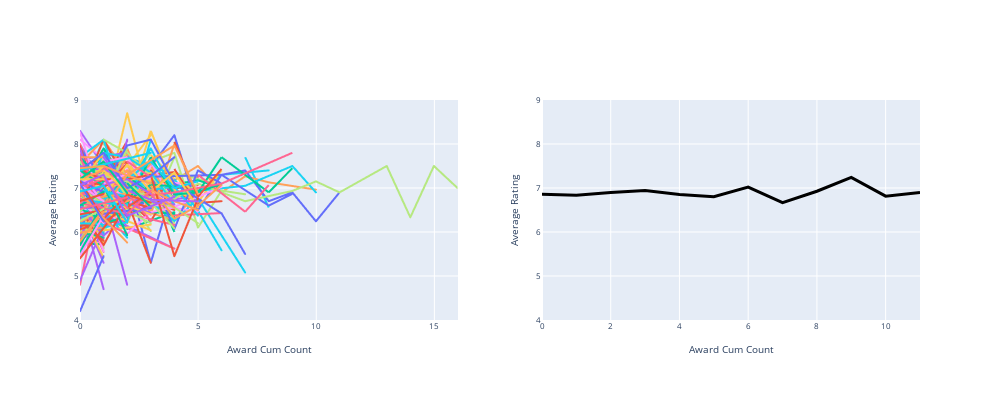

Notebook code for this chart:
### Code cell
actor_award_movie_df = characters[['actor_name', 'award_cumcount', 'freebase_movie_id']]
actor_award_movie_df.rename(columns={'award_cumcount': 'actor_award_cumcount'}, inplace=True)

# Merge the two DataFrames on the respective columns
merged_df = actor_award_movie_df.merge(award_df, left_on="freebase_movie_id", right_on="freebase_id", how="left")
merged_df = merged_df.drop("freebase_id", axis=1)

# Group the DataFrame by "name" and "award_cumcount" and calculate any aggregate statistics you need
grouped_df = merged_df.groupby(['actor_name', 'actor_award_cumcount']).agg({'averageRating': 'mean'}).reset_index()

# Filter rows based on the specified conditions
grouped_df = grouped_df.groupby('actor_name').filter(lambda group: len(group) > 1 or group['actor_award_cumcount'].max() != 0)

# Filter out actor_award_cumcount values with less than 2 averageRating values
filtered_groups = grouped_df.groupby("actor_award_cumcount").filter(lambda x: len(x) >= 2)

# Calculate the mean of averageRating for each actor_award_cumcount in the filtered groups
trendline_df = filtered_groups.groupby("actor_award_cumcount")["averageRating"].mean().reset_index()

# Assuming you have filtered_df as the filtered DataFrame
fig1 = px.line(
    grouped_df,
    x="actor_award_cumcount",
    y="averageRating",
    line_group="actor_name",  # Group lines by actor_name
    color="actor_name",  # Assign colors based on actor_name
    title="Average Ratings vs. Award Cum Count",
    hover_data={"actor_name": True, "actor_award_cumcount": False, "averageRating": False}
)

# Create subplots with one row and two columns
fig = make_subplots(rows=1, cols=2, shared_yaxes=False)

# Add the original plot to the first column of the subplot
for trace in fig1.data:
    trace.update(showlegend=False)  # Remove legend for each trace
    fig.add_trace(trace, row=1, col=1)

# Add the trendline to the second column of the subplot as before
fig.add_trace(
    go.Scatter(
        x=trendline_df["actor_award_cumcount"],
        y=trendline_df["averageRating"],
        mode="lines",
        line=dict(color="black", width=3),
        showlegend=False
    ),
    row=1, col=2  # Specify the subplot location
)

# Customize the layout of the first plot (fig1)
fig1.update_layout(
    xaxis_title="Award Cum Count",
    yaxis_title="Average Rating",
    xaxis=dict(title_font=dict(size=10), tickfont=dict(size=8)),  
    yaxis=dict(title_font=dict(size=10), tickfont=dict(size=8)),
)

# Customize the layout of the second plot
fig.update_xaxes(
    title_text="Award Cum Count",
    title_font=dict(size=10),  
    tickfont=dict(size=8)  
)
fig.update_yaxes(
    title_text="Average Rating",
    title_font=dict(size=10), 
    tickfont=dict(size=8),  
    range=[4, 9], 
    dtick=1,
)

# Set the height and width of the figure
fig.update_layout(
    height=400,  
    width=1000,  
)

# Show the interactive subplot with both plots side by side
fig.show()
fig.write_html("img/avg_award.html")
